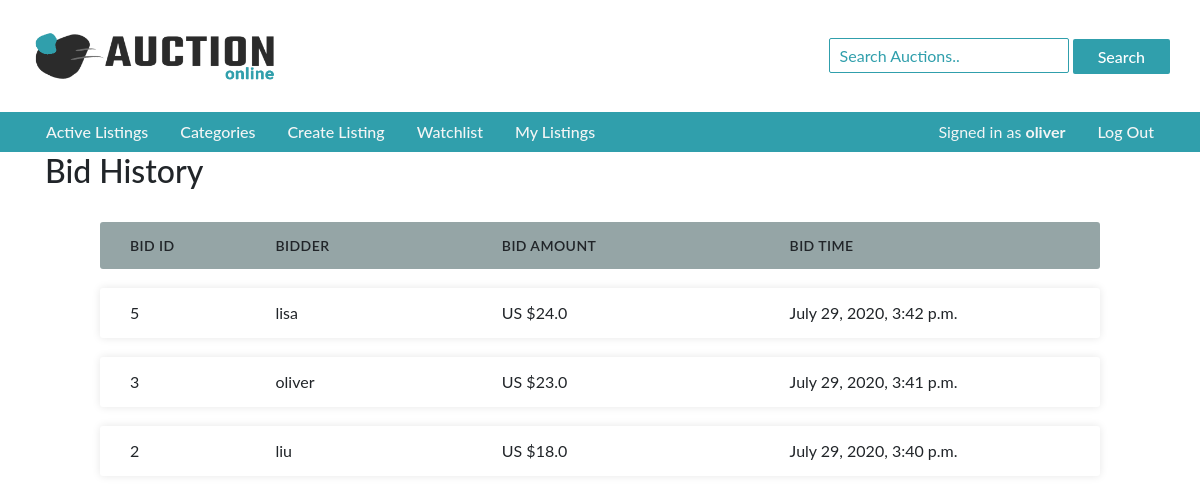
Screenshot of /listing/22/bids (signed in) with the database file from the repository.
### auctions/models.py (models this page shows, shortened)
class User(AbstractUser):
    watchlist = models.ManyToManyField(Listing, blank=True, related_name="watchers")
    listing = models.ManyToManyField(Listing, blank=True, related_name="creater")
    bought_items = models.ManyToManyField(Listing, blank=True, related_name="buyer")
    def __str__(self):
        return f"{self.username}"

class UserBid(models.Model):
    bidder = models.ForeignKey(User, on_delete=models.CASCADE, related_name="user_bid")
    listing = models.ManyToManyField(Listing, related_name="bids")
    bid = models.FloatField()
    time = models.DateTimeField(datetime.now)

### auctions/views.py (the view)
# urls.py: path("listing/<int:id>/bids", views.bids, name="bids"),
def bids(request, id):
    list_item = Listing.objects.get(id=id)
    bids = UserBid.objects.filter(listing=list_item).all().order_by('-id')
    creater = list_item.creater.get()
    if request.user == creater:
        creater_view = True
    else:
        creater_view = False
    return render(request, "auctions/bids.html", {
        "bids":bids,
        "list":list_item,
        "creater_view":creater_view
    })

### auctions/templates/auctions/bids.html (shortened to what this page needs)
{% extends 'auctions/layout.html' %}
{% block body %}
    <div class="container">
        <div class="heading">
            <h2>
                <form action="{% url 'auction_command' %}" method="POST">
                    Bid History&nbsp;
                </form>
            </h2>
        </div>
        <div class="listing-lower">
            {% if bids %}
                <div class="bids-div">
                    <ul class="responsive-table">
                        <li class="table-header">
                            <div class="col col-1">Bid Id</div>
                            <div class="col col-2">Bidder</div>
                            <div class="col col-3">Bid Amount</div>
                            <div class="col col-4">Bid Time</div>
                        </li>
                        {% for bid in bids %}
                            <li class="table-row">
                                <div class="col col-1" data-label="Bid Id">{{bid.id}}</div>
                                <div class="col col-2" data-label="Bidder">{{bid.bidder}}</div>
                                <div class="col col-3" data-label="Bid Amount">US ${{bid.bid}}</div>
                                <div class="col col-4" data-label="Bid Time">{{bid.time}}</div>
                            </li>
                        {% endfor %}
                    </ul>
                </div>
            {% else %}
                <center>No bids yet.</center>
            {% endif %}
        </div>
    </div>
{% endblock %}

### auctions/templates/auctions/layout.html (shortened to what this page needs)
{% load static %}
<!DOCTYPE html>
<html lang="en">
    <head>
        <link rel="stylesheet" href="https://stackpath.bootstrapcdn.com/bootstrap/4.4.1/css/bootstrap.min.css">
        <link href="{% static 'auctions/styles.css' %}" rel="stylesheet">
    </head>
    <body>
        <div class="navbar">
            <div class="logo left-nav">
                <a href="{% url 'index' %}">
                    <img src="{% static 'auctions/images/auction_logo.png' %}" height="52px" width="250px">
                </a>
            </div>
            <div class="right-nav">
                <form action="{% url 'search' %}" method="GET">
                    <input type="text" name="query" placeholder="Search Auctions.." value="{{query | default:''}}" required="required">
                    <input type="submit" value="Search" class="btn search-btn Button">
                </form>
            </div>
        </div>
        <div class="menu">
            <div class="left-menu">
                <div>
                    <ul class="nav">
                        <li class="nav-item">
                            <a class="nav-link" href="{% url 'index' %}">Active Listings</a>
                        </li>
                        <li class="nav-item">
                            <a class="nav-link" href="{% url 'categories' %}">Categories</a>
                        </li>
                        <li class="nav-item">
                            <a class="nav-link" href="{% url 'create' %}">Create Listing</a>
                        </li>
                        {% if user.is_authenticated %}
                            <li class="nav-item">
                                <a class="nav-link" href="{% url 'watchlist' %}">Watchlist</a>
                            </li>
                            <li class="nav-item">
                                <a class="nav-link" href="{% url 'my_listing' %}">My Listings</a>
                            </li>
                        {% endif %}
                    </ul>
                </div>
            </div>
            <div class="right-menu nav">
                {% if user.is_authenticated %}
                    <li class="nav-item">
                        <span class="nav-link">
                            Signed in as <strong>{{ user.username }}</strong>
                        </span>
                    </li>
                    <li class="nav-item">
                        <a class="nav-link" href="{% url 'logout' %}">Log Out</a>
                    </li>
                {% endif %}
            </div>
        </div>
        {% block body %}
        {% endblock %}
    </body>
</html>

### auctions/static/auctions/styles.css (style rules this page uses)
body { padding: 0px; word-break: break-all; font-family: 'lato', sans-serif; }
.navbar { display: flex; height: 14vh; padding: 20px 30px 20px 30px; justify-content: space-between; }
.right-nav { display: flex }
.right-nav input[type=text] { border: 1px solid #309fac; height: 35px; width: 20vw; border-radius: 2px; padding: 0px 10px 0px 10px; }
.right-nav ::placeholder { color: #309fac; }
.right-nav input[type=submit] { color: white; padding-left: 25px; padding-right: 25px; height: 35px; border-radius: 2px; border: none; font-weight: 500; }
.menu { background-color: #309fac; display: flex; justify-content: space-between; padding: 0px 30px 0px 30px; color: #f3f5f5; }
.menu a { text-decoration: none; font-weight: 500; color: #f3f5f5; }
.listing-lower { margin-top: 2em; margin-bottom: 2em; }
.bids-div { max-width: 1000px; margin-left: auto; margin-right: auto; }
.responsive-table { padding-left: 0px; }
.responsive-table li { border-radius: 3px; padding: 13px 15px; display: flex; justify-content: space-between; margin-bottom: 19px; }
.table-header { background-color: #95A5A6; font-size: 14px; font-weight: 600; text-transform: uppercase; letter-spacing: 0.03em; }
.table-row { background-color: #ffffff; box-shadow: 0px 0px 9px 0px rgba(0,0,0,0.1); }
.col-1 { flex-basis: 10%; }
.col-2 { flex-basis: 30%; }
.col-3 { flex-basis: 23%; }
.col-4 { flex-basis: 32%; }
.search-btn { margin-top: -3px; }
.Button { background-color: #309fac; color: white; }

### rows the page displays
User: username "oliver"
UserBid: id "5", bidder "lisa", bid "24.0", time "July 29, 2020, 3:42 p.m."
UserBid: id "3", bidder "oliver", bid "23.0", time "July 29, 2020, 3:41 p.m."
UserBid: id "2", bidder "liu", bid "18.0", time "July 29, 2020, 3:40 p.m."
